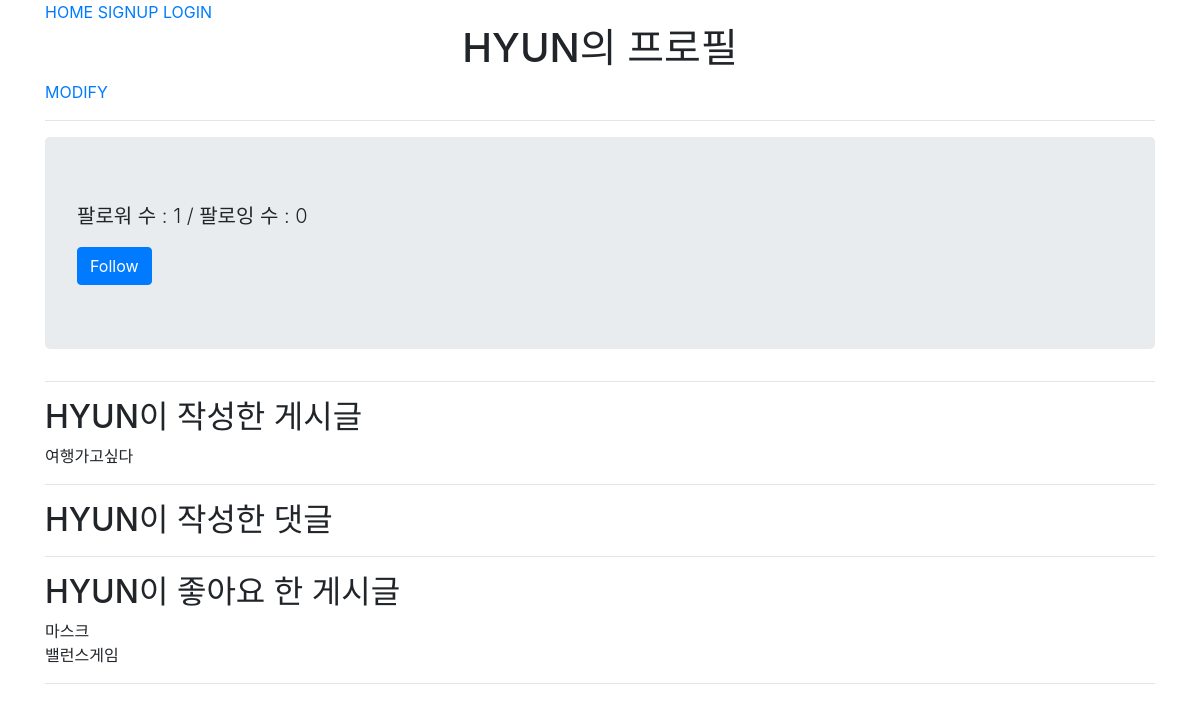
/accounts/HYUN/, run on the app's committed database.
### accounts/models.py (models this page shows)
class User(AbstractUser):
    followings = models.ManyToManyField('self',symmetrical=False,related_name='followers')

### articles/models.py (models this page shows, shortened)
class Article(models.Model):
    user = models.ForeignKey(settings.AUTH_USER_MODEL,on_delete=models.CASCADE)
    like_users = models.ManyToManyField(settings.AUTH_USER_MODEL,related_name='like_articles')
    title = models.CharField(max_length=50)
    content = models.TextField()
    created_at = models.DateTimeField(auto_now_add=True)
    updated_at = models.DateTimeField(auto_now=True)

### accounts/views.py (the view)
# urls.py: path('<username>/',views.profile,name='profile'),
def profile(request,username):
    User = get_user_model()
    print(username)
    person = get_object_or_404(User,username=username)
    context = {
        'person':person,
    }
    return render(request,'accounts/profile.html',context)

### accounts/templates/accounts/profile.html (shortened to what this page needs)
{% extends 'base.html' %}
{% block content %}
<h1 class='text-center'>{{person.username}}의 프로필</h1>
<a href="{% url 'accounts:update' %}">MODIFY</a>
<hr>
{% include 'accounts/_follow.html' %}
<hr>
<h2>{{person.username}}이 작성한 게시글</h2>
{% for article in person.article_set.all  %}
  <div>{{article.title}}</div>
{% endfor %}
<hr>
<h2>{{person.username}}이 작성한 댓글</h2>
<hr>
<h2>{{person.username}}이 좋아요 한 게시글</h2>
{% for article in person.like_articles.all  %}
  <div>{{article.title}}</div>
{% endfor %}
<hr>
{% endblock content %}

### accounts/templates/accounts/_follow.html (shortened to what this page needs)
<div class="jumbotron">
    <p class="lead">
      팔로워 수 : {{ person.followers.all|length }} / 팔로잉 수 : {{ person.followings.all|length }}
    </p>
    {% if request.user != person %}
      <form action="{% url 'accounts:follow' person.pk %}" method="POST">
        {% if request.user in person.followers.all %}
          <button class="btn btn-secondary">Unfollow</button>
        {% else %}
          <button class="btn btn-primary">Follow</button>
        {% endif %}
      </form>
    {% endif %}
</div>

### data on the page
User: username "HYUN", followers.all|length "1", followings.all|length "0"
Article: title "여행가고싶다"
Article: title "마스크"
Article: title "밸런스게임"
